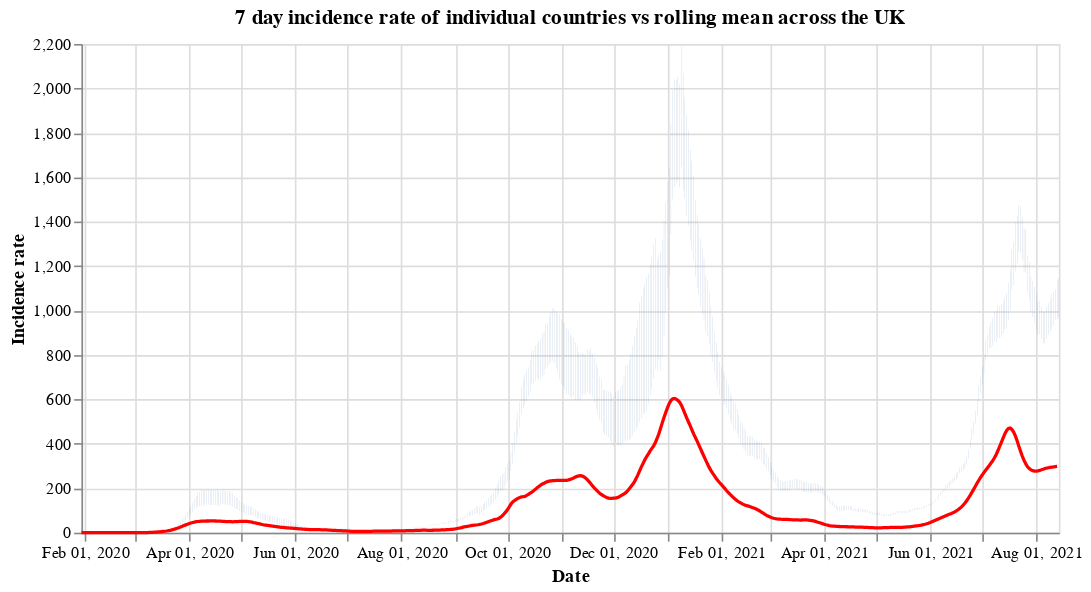

The cell this chart's notebook holds for it:
### Code cell
#collapse
countries = uk_cases['areaName'].unique()
countries.sort()

selection = alt.selection_single(
    name='Select',
    fields=['areaName'],
    init={'areaName': 'Wales'},
    bind={'areaName': alt.binding_select(options=countries)}
)

# scatter plot, modify opacity based on selection
bars = alt.Chart(uk_cases).mark_bar().add_selection(
    selection
).encode(
    x=alt.X("yearmonthdate(date):T", axis=alt.Axis(title='Date')),
    y=alt.Y("weeklyCasesRate:Q", axis=alt.Axis(title='Incidence rate')),
    tooltip='weeklyCasesRate:Q',
    opacity=alt.condition(selection, alt.value(1), alt.value(0))
).properties(title=f'7 day incidence rate of individual countries vs rolling mean across the UK', width=600)

line = alt.Chart(overview_cases).mark_line(
    color='red',
    size=2,
).transform_window(
    rolling_mean='mean(weeklyCasesRate)',
    frame=[0, 7]
).encode(
    x='yearmonthdate(date):T',
    y='rolling_mean:Q'
)

alt.layer(bars, line)

### Figure 1 — Vega-Lite specification as saved in the notebook (floating-point values rounded to 4 significant figures; data arrays with more than 128 entries replaced by an {"elided": "..."} marker saying what was removed)
{"config": {"view": {"continuousWidth": 400, "continuousHeight": 300}}, "layer": [{"data": {"name": "data-0a6f8817e9a007761c3174a6bf53ead4"}, "mark": "bar", "encoding": {"opacity": {"condition": {"value": 1, "selection": "Select"}, "value": 0}, "tooltip": {"type": "quantitative", "field": "weeklyCasesRate"}, "x": {"type": "temporal", "axis": {"title": "Date"}, "field": "date", "timeUnit": "yearmonthdate"}, "y": {"type": "quantitative", "axis": {"title": "Incidence rate"}, "field": "weeklyCasesRate"}}, "selection": {"Select": {"type": "single", "fields": ["areaName"], "init": {"areaName": "Wales"}, "bind": {"areaName": {"input": "select", "options": ["England", "Northern Ireland", "Scotland", "Wales"]}}}}, "title": "7 day incidence rate of individual countries vs rolling mean across the UK", "width": 600}, {"data": {"name": "data-02660acbd0950a1f9a9bbda37870b8df"}, "mark": {"type": "line", "color": "red", "size": 2}, "encoding": {"x": {"type": "temporal", "field": "date", "timeUnit": "yearmonthdate"}, "y": {"type": "quantitative", "field": "rolling_mean"}}, "transform": [{"window": [{"op": "mean", "field": "weeklyCasesRate", "as": "rolling_mean"}], "frame": [0, 7]}]}], "$schema": "https://vega.github.io/schema/vega-lite/v4.8.1.json", "datasets": {"data-0a6f8817e9a007761c3174a6bf53ead4": {"elided": "2156 records"}, "data-02660acbd0950a1f9a9bbda37870b8df": {"elided": "562 records"}}}
